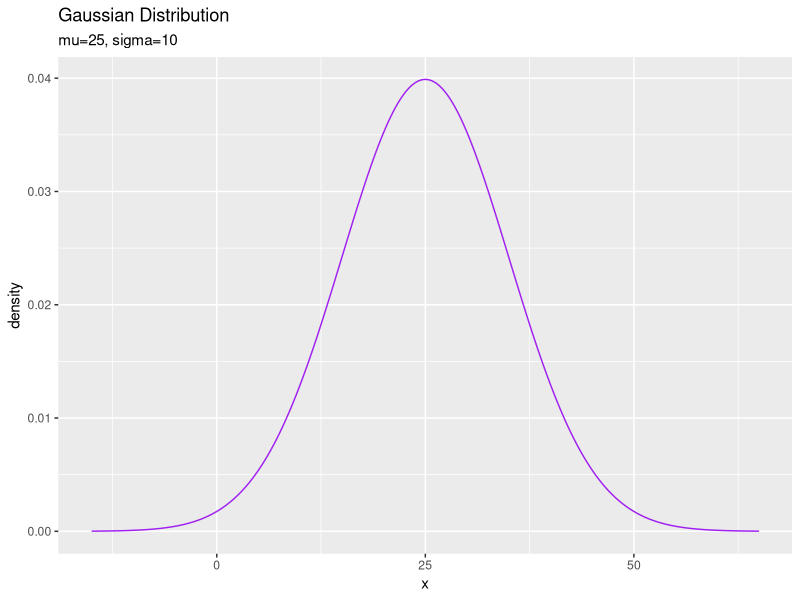
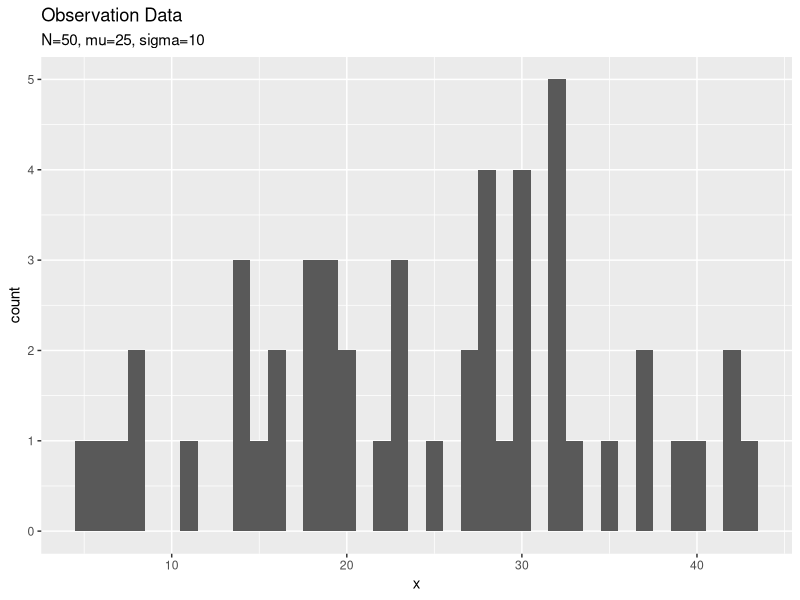
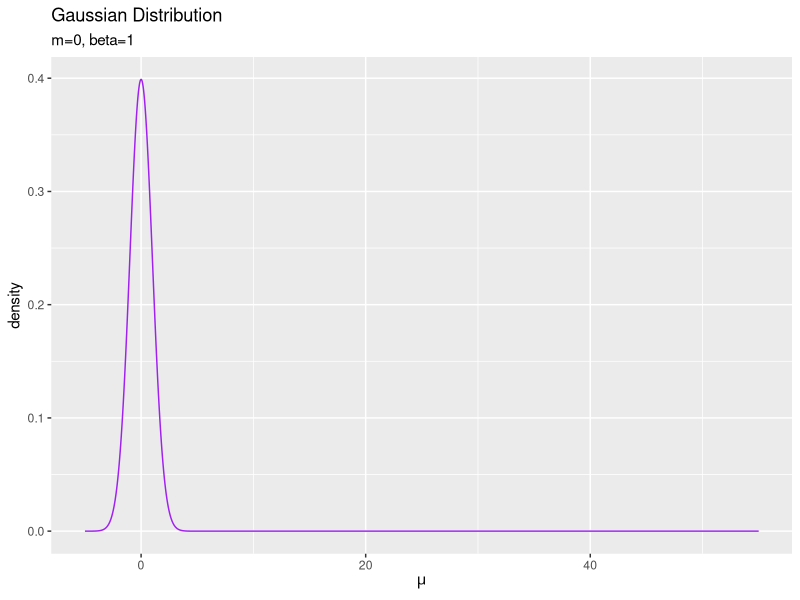
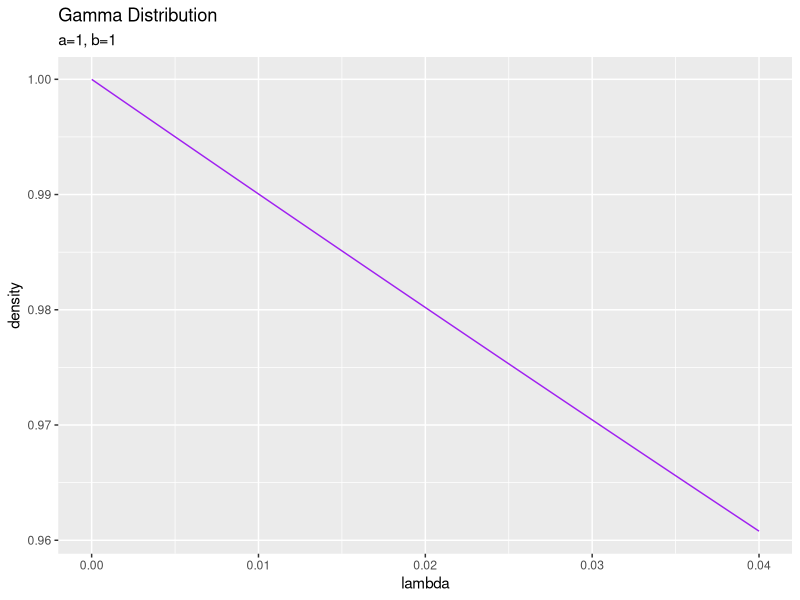
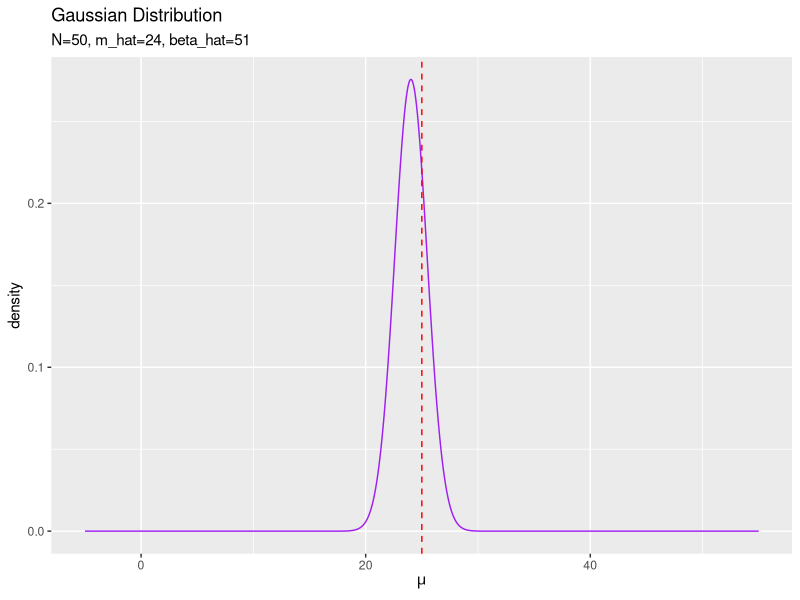
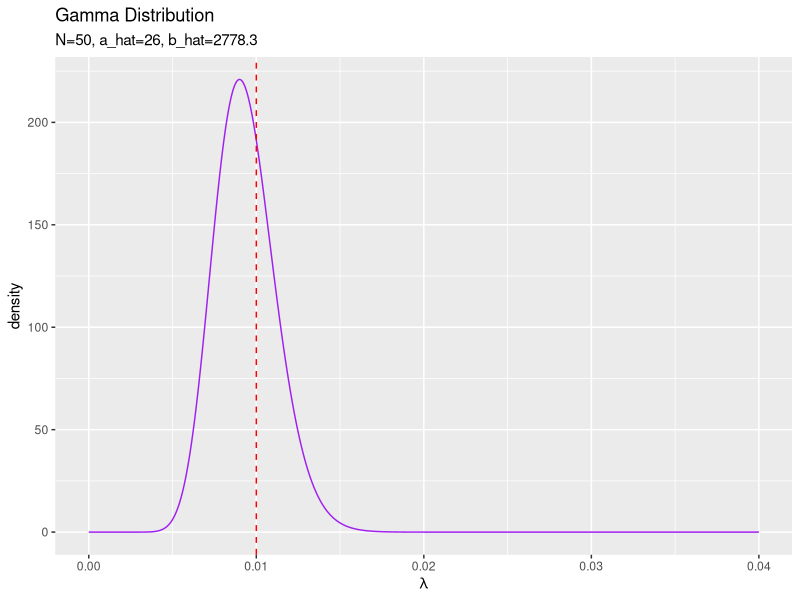
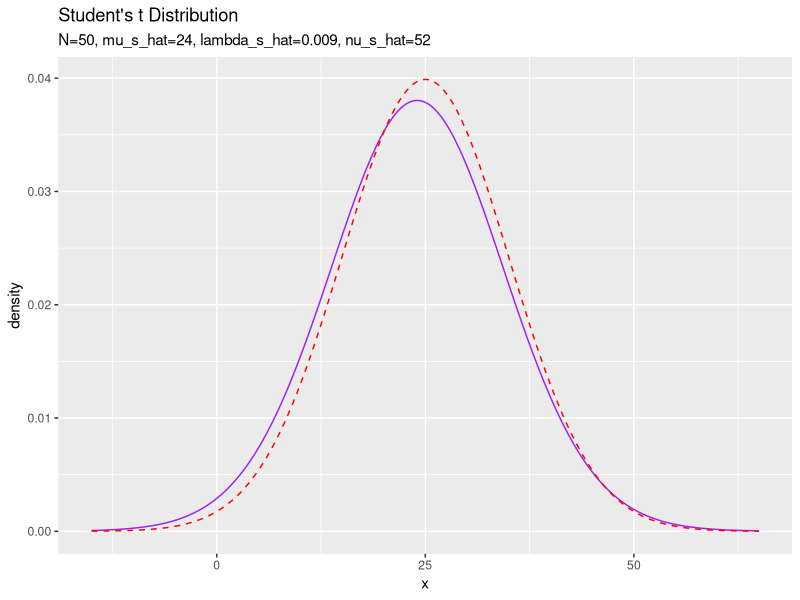

Source code (R) for these figures, in order:

# 3.3.3 1次元ガウス分布の平均と精度の推定 --------------------------------------------------------------

# 3.3.3で利用するパッケージ
library(tidyverse)


### 尤度(ガウス分布)の設定 -----

# 真のパラメータを指定
mu_truth <- 25
lambda_truth <- 0.01

# 作図用のxの値を設定
x_line <- seq(
  mu_truth - 4 * sqrt(1 / lambda_truth), 
  mu_truth + 4 * sqrt(1 / lambda_truth), 
  by = 0.1
)

# 尤度を計算:式(2.64)
model_df <- tibble(
  x = x_line, # x軸の値
  C_N = 1 / sqrt(2 * pi / lambda_truth), # 正規化項
  density = C_N * exp(- 0.5 * lambda_truth * (x - mu_truth)^2) # 確率密度
  #density = dnorm(x = x, mean = mu_truth, sd = sqrt(1 / lambda_truth)) # 確率密度
)

# 尤度を作図
ggplot(model_df, aes(x = x, y = density)) + 
  geom_line(color = "purple") + # 尤度
  labs(title = "Gaussian Distribution", 
       subtitle = paste0("mu=", mu_truth, ", sigma=", round(sqrt(1 / lambda_truth), 1)))


### 観測データの生成 -----

# (観測)データ数を指定
N <- 50

# ガウス分布に従うデータを生成
x_n <- rnorm(n = N, mean = mu_truth, sd = sqrt(1 / lambda_truth))

# 観測データを確認
summary(x_n)

# 観測データのヒストグラムを作図
tibble(x = x_n) %>% 
  ggplot(aes(x = x)) + 
    geom_histogram(binwidth = 1) + # 観測データ
    labs(title = "Observation Data", 
         subtitle = paste0("N=", N, ", mu=", mu_truth, ", sigma=", round(sqrt(1 / lambda_truth), 1)))


### 事前分布(ガウス・ガンマ分布)の設定 -----

# muの事前分布のパラメータ
m <- 0
beta <- 1

# lambdaの事前分布のパラメータ
a <- 1
b <- 1

# lambdaの期待値を計算:式(2.59)
E_lambda <- a / b


# 作図用のmuの値を設定
mu_line <- seq(mu_truth - 30, mu_truth + 30, by = 0.01)

# muの事前分布を計算:式(2.64)
prior_mu_df <- tibble(
  mu = mu_line, # x軸の値
  C_N = 1 / sqrt(2 * pi / beta / E_lambda), # 正規化項
  density = C_N * exp(- 0.5 * beta * E_lambda * (mu - m)^2) # 確率密度
  #density = dnorm(x = mu, mean = m, sd = sqrt(1 / beta / E_lambda)) # 確率密度
)

# muの事前分布を作図
ggplot(prior_mu_df, aes(x = mu, y = density)) + 
  geom_line(color = "purple") + # 事前分布
  labs(title = "Gaussian Distribution", 
       subtitle = paste0("m=", m, ", beta=", beta), 
       x = expression(mu))


# 作図用のlambdaの値を設定
lambda_line <- seq(0, 4 * lambda_truth, by = 0.00001)

# lambdaの事前分布を計算:式(2.56)
prior_lambda_df <- tibble(
  lambda = lambda_line, # x軸の値
  ln_C_Gam = a * log(b) - lgamma(a), # 正規化項(対数)
  density = exp(ln_C_Gam + (a - 1) * log(lambda) - b * lambda) # 確率密度
  #density = dgamma(x = lambda, shape = a, rate = b) # 確率密度
)

# lambdaの事前分布を作図
ggplot(prior_lambda_df, aes(x = lambda, y = density)) + 
  geom_line(color = "purple") + # lambdaの事前分布
  labs(title = "Gamma Distribution", 
       subtitle = paste0("a=", a, ", b=", b))


### 事後分布(ガウス分布とスチューデントのt分布)の計算 -----

# muの事後分布のパラメータを計算:式(3.83)
beta_hat <- N + beta
m_hat <- (sum(x_n) + beta * m) / beta_hat

# lambdaの事後分布のパラメータを計算:式(3.88)
a_hat <- 0.5 * N + a
b_hat <- 0.5 * (sum(x_n^2) + beta * m^2 - beta_hat * m_hat^2) + b

# lambdaの期待値を計算:式(2.59)
E_lambda_hat <- a_hat / b_hat


# muの事後分布を計算:式(2.64)
posterior_mu_df <- tibble(
  mu = mu_line, # x軸の値
  C_N = 1 / sqrt(2 * pi / beta_hat / E_lambda_hat), # 正規化項
  density = C_N * exp(- 0.5 * beta_hat * E_lambda_hat * (mu - m_hat)^2) # 確率密度
  #density = dnorm(mu, mean = m_hat, sd = sqrt(1 / beta_hat / E_lambda_hat)) # 確率密度
)

# muの事後分布を作図
ggplot(posterior_mu_df, aes(x = mu, y = density)) + 
  geom_line(color = "purple") + # muの事後分布
  geom_vline(aes(xintercept = mu_truth), 
             color = "red", linetype = "dashed") + # 真のmu
  labs(title = "Gaussian Distribution", 
       subtitle = paste0("N=", N, ", m_hat=", round(m_hat, 1), ", beta_hat=", beta_hat), 
       x = expression(mu))


# lambdaの事後分布を計算:式(2.56)
posterior_lambda_df <- tibble(
  lambda = lambda_line, # x軸の値
  ln_C_Gam = a_hat * log(b_hat) - lgamma(a_hat), # 正規化項(対数)
  density = exp(ln_C_Gam + (a_hat - 1) * log(lambda) - b_hat * lambda) # 確率密度
  #density = dgamma(x = lambda, shape = a_hat, rate = b_hat) # 確率密度
)

# lambdaの事後分布を作図
ggplot(posterior_lambda_df, aes(x = lambda, y = density)) + 
  geom_line(color = "purple") + # lambdaの事後分布
  geom_vline(aes(xintercept = lambda_truth), 
             color = "red", linetype = "dashed") + # 真のlambda
  labs(title = "Gamma Distribution", 
       subtitle = paste0("N=", N, ", a_hat=", a_hat, ", b_hat=", round(b_hat, 1)), 
       x = expression(lambda))


### 予測分布(スチューデントのt分布)の計算 -----

# 予測分布のパラメータを計算:式(3.95')
mu_s_hat <- m_hat
lambda_s_hat <- beta_hat * a_hat / (1 + beta_hat) / b_hat
nu_s_hat <- 2 * a_hat
#mu_s_hat <- (sum(x_n) + beta * m) / (N + beta)
#tmp_lambda_numer <- (N + beta) * (N / 2 + a)
#tmp_lambda_denom <- (N + 1 + beta) * ((sum(x_n^2) + beta * m^2 - beta_hat * m_hat^2) / 2 + b)
#lambda_s_hat <- tmp_lambda_numer / tmp_lambda_denom
#nu_s_hat <- N + 2 * a

# 予測分布を計算:式(3.76)
predict_df <- tibble(
  x = x_line, # x軸の値
  ln_C_St = lgamma(0.5 * (nu_s_hat + 1)) - lgamma(0.5 * nu_s_hat), # 正規化項(対数)
  ln_term1 = 0.5 * log(lambda_s_hat / pi / nu_s_hat), 
  ln_term2 = - 0.5 * (nu_s_hat + 1) * log(1 + lambda_s_hat / nu_s_hat * (x - mu_s_hat)^2), 
  density = exp(ln_C_St + ln_term1 + ln_term2) # 確率密度
)

# 予測分布を作図
ggplot() + 
  geom_line(data = predict_df, aes(x = x, y = density), 
            color = "purple") + # 予測分布
  geom_line(data = model_df, aes(x = x, y = density), 
            color = "red", linetype = "dashed") + # 真の分布
  labs(title = "Student's t Distribution", 
       subtitle = paste0("N=", N, ", mu_s_hat=", round(mu_s_hat, 1), 
                         ", lambda_s_hat=", round(lambda_s_hat, 3), 
                         ", nu_s_hat=", nu_s_hat))


# ・アニメーション --------------------------------------------------------------

# 利用するパッケージ
library(tidyverse)
library(gganimate)


### 推論処理 -----

# 真のパラメータを指定
mu_truth <- 25
lambda_truth <- 0.01

# muの事前分布のパラメータを指定
m <- 0
beta <- 1

# lambdaの事前分布のパラメータを指定
a <- 1
b <- 1

# lambdaの期待値を計算:式(2.59)
E_lambda <- a / b


# 作図用のmuの値を設定
mu_line <- seq(mu_truth - 30, mu_truth + 30, by = 0.01)

# muの事前分布を計算:式(2.64)
posterior_mu_df <- tibble(
  mu = mu_line, # x軸の値
  density = dnorm(mu, mean = m, sd = sqrt(1 / beta / E_lambda)), # 確率密度
  label = as.factor(paste0("N=", 0, ", m=", round(m, 1), ", beta=", beta)) # パラメータ
)


# 作図用のlambdaの値を設定
lambda_line <- seq(0, 4 * lambda_truth, by = 0.00001)

# lambdaの事前分布を計算:式(2.56)
posterior_lambda_df <- tibble(
  lambda = lambda_line, # x軸の値
  density = dgamma(x = lambda, shape = a, rate = b), # 確率密度
  label = as.factor(paste0("N=", 0, ", a=", a, ", b=", round(b, 1))) # パラメータ
)


# 初期値による予測分布のパラメータを計算:式(3.95)
mu_s <- m
lambda_s <- beta * a / (1 + beta) / b
nu_s <- 2 * a

# 作図用のxの値を設定
x_line <- seq(
  mu_truth - 4 * sqrt(1 / lambda_truth), 
  mu_truth + 4 * sqrt(1 / lambda_truth), 
  by = 0.1
)

# 初期値による予測分布を計算:式(3.95)
predict_df <- tibble(
  x = x_line, # x軸の値
  ln_C_St = lgamma(0.5 * (nu_s + 1)) - lgamma(0.5 * nu_s), # 正規化項(対数)
  ln_term1 = 0.5 * log(lambda_s / pi / nu_s), 
  ln_term2 = - 0.5 * (nu_s + 1) * log(1 + lambda_s / nu_s * (x - mu_s)^2), 
  density = exp(ln_C_St + ln_term1 + ln_term2), # 確率密度
  label = as.factor(
    paste0(
      "N=", 0, ", mu_s=", round(mu_s, 1), ", lambda_s=", round(lambda_s, 3), ", nu_s=", nu_s
    )
  ) # パラメータ
)


# データ数(試行回数)を指定
N <- 100

# 観測データの受け皿を初期化
x_n <- rep(0, N)

# ベイズ推論
for(n in 1:N){
  
  # ガウス分布に従うデータを生成
  x_n[n] <- rnorm(n = 1, mean = mu_truth, sd = sqrt(1 / lambda_truth))
  
  # muの事後分布のパラメータを更新:式(3.83)
  beta_old <- beta
  beta <- 1 + beta
  m_old <- m
  m <- (x_n[n] + beta_old * m) / beta
  
  # lambdaの事後分布のパラメータを更新:式(3.88)
  a <- 1 / 2 + a
  b <- (x_n[n]^2 + beta_old * m_old^2 - beta * m^2) / 2 + b
  
  # lambdaの期待値を計算:式(2.59)
  E_lambda <- a / b
  
  # muの事後分布を計算:式(2.64)
  tmp_posterior_mu_df <- tibble(
    mu = mu_line, # x軸の値
    density = dnorm(mu, mean = m, sd = sqrt(1 / beta / E_lambda)), # 確率密度
    label = as.factor(
      paste0("N=", n, ", m_hat=", round(m, 1), ", beta_hat=", beta)
    ) # パラメータ
  )
  
  # lambdaの事後分布を計算:式(2.56)
  tmp_posterior_lambda_df <- tibble(
    lambda = lambda_line, # x軸の値
    density = dgamma(x = lambda, shape = a, rate = b), # 確率密度
    label = as.factor(
      paste0("N=", n, ", a_hat=", a, ", b_hat=", round(b, 1))
    ) # パラメータ
  )
  
  # 予測分布のパラメータを更新:式(3.95)
  mu_s <- m
  lambda_s <- beta * a / (1 + beta) / b
  nu_s <- 2 * a
  
  # 予測分布を計算
  tmp_predict_df <- tibble(
    x = x_line, # x軸の値
    ln_C_St = lgamma(0.5 * (nu_s + 1)) - lgamma(0.5 * nu_s), # 正規化項(対数)
    ln_term1 = 0.5 * log(lambda_s / pi / nu_s), 
    ln_term2 = - 0.5 * (nu_s + 1) * log(1 + lambda_s / nu_s * (x - mu_s)^2), 
    density = exp(ln_C_St + ln_term1 + ln_term2), # 確率密度
    label = as.factor(
      paste0(
        "N=", n, ", mu_s_hat=", round(mu_s, 1), ", lambda_s_hat=", round(lambda_s, 3), ", nu_s_hat=", nu_s
      )
    ) # パラメータ
  )
  
  # 推論結果を結合
  posterior_mu_df <- rbind(posterior_mu_df, tmp_posterior_mu_df)
  posterior_lambda_df <- rbind(posterior_lambda_df, tmp_posterior_lambda_df)
  predict_df <- rbind(predict_df, tmp_predict_df)
}

# 観測データを確認
summary(x_n)


### 作図処理 -----

# muの事後分布を作図
posterior_mu_graph <- ggplot(posterior_mu_df, aes(x = mu, y = density)) + 
  geom_line(color = "purple") + # muの事後分布
  geom_vline(aes(xintercept = mu_truth), 
             color = "red", linetype = "dashed") + # 真のmu
  transition_manual(label) + # フレーム
  labs(title = "Gaussian Distribution", 
       subtitle = "{current_frame}", 
       x = expression(mu))

# gif画像を出力
animate(posterior_mu_graph, nframes = N + 1, fps = 10)


# lambdaの事後分布を作図
posterior_lambda_graph <- ggplot(posterior_lambda_df, aes(x = lambda, y = density)) + 
  geom_line(color = "purple") + # lambdaの事後分布
  geom_vline(aes(xintercept = lambda_truth), 
             color = "red", linetype = "dashed") + # 真のlambda
  transition_manual(label) + # フレーム
  labs(title = "Gamma Distribution", 
       subtitle = "{current_frame}", 
       x = expression(lambda))

# gif画像を出力
animate(posterior_lambda_graph, nframes = N + 1, fps = 10)


# 尤度を計算:式(2.64)
model_df <- tibble(
  x = x_line, # x軸の値
  density = dnorm(x = x, mean = mu_truth, sd = sqrt(1 / lambda_truth)) # 確率密度
)

# 予測分布を作図
predict_graph <- ggplot() + 
  geom_line(data = predict_df, aes(x = x, y = density), 
            color = "purple") + # 予測分布
  geom_line(data = model_df, aes(x = x, y = density), 
            color = "red", linetype = "dashed") + # 真の分布
  transition_manual(label) + # フレーム
  labs(title = "Student's t Distribution", 
       subtitle = "{current_frame}")

# gif画像を出力
animate(predict_graph, nframes = N + 1, fps = 10)
